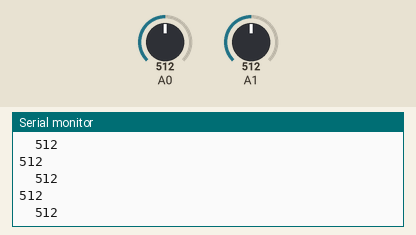
Simulated run of this sketch. Board: Arduino Uno, built with avr-gcc and run on an emulated ATmega328P. Parts: the last lines printed to the serial monitor. The test bench sets the inputs (shaded band); at power-on: A0 = 512, A1 = 512.

Above: at 1.2 s.
1.3 s: A0 set to 716
At 2.3 s:
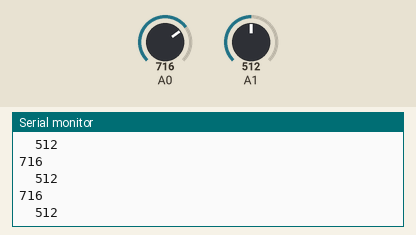
2.8 s: A1 set to 716
At 3.3 s:
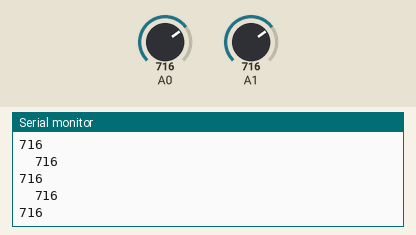
4.3 s: A0 set to 900
At 5.2 s:
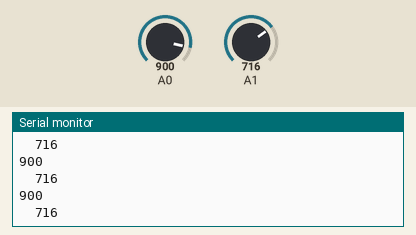
5.8 s: A1 set to 900
At 6.5 s:
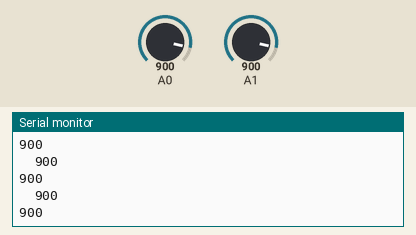
Timing chart, 0 to 8.3 s (numbered marks = the images above; inputs shaded):
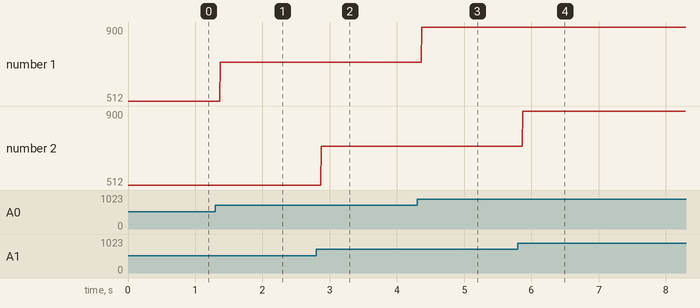

The sketch:

arduino_raspberry_serial.ino
```cpp
void setup() {
  Serial.begin(9600);
}

void loop() {
  int sensorValueA0 = analogRead(0); // Read the value from analog pin A0
  int sensorValueA1 = analogRead(1); // Read the value from analog pin A1

  // Print the values to the serial monitor
  // Serial.print("A0: ");
  Serial.println(sensorValueA0);
  Serial.print("\t");
  Serial.println(sensorValueA1);

  // delay(100); // Delay for stability

  // Note: You can adjust the delay time for different sampling rates.
}
```

Measured:
- after the input at 1.3 s, the serial monitor: prints a new line after 0.07 s (image 1)
- after the input at 2.8 s, the serial monitor: prints a new line after 0.08 s (image 2)
- after the input at 4.3 s, the serial monitor: prints a new line after 0.07 s (image 3)
- after the input at 5.8 s, the serial monitor: prints a new line after 0.07 s (image 4)
- plotted number 1: 512 → 716 after the input at 1.3 s, 716 → 900 after the input at 4.3 s
